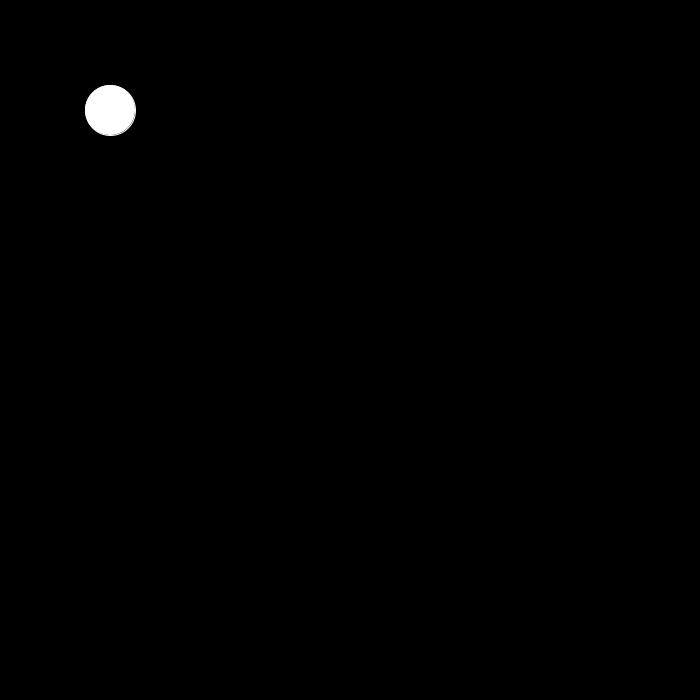
Frame 1 (no input)
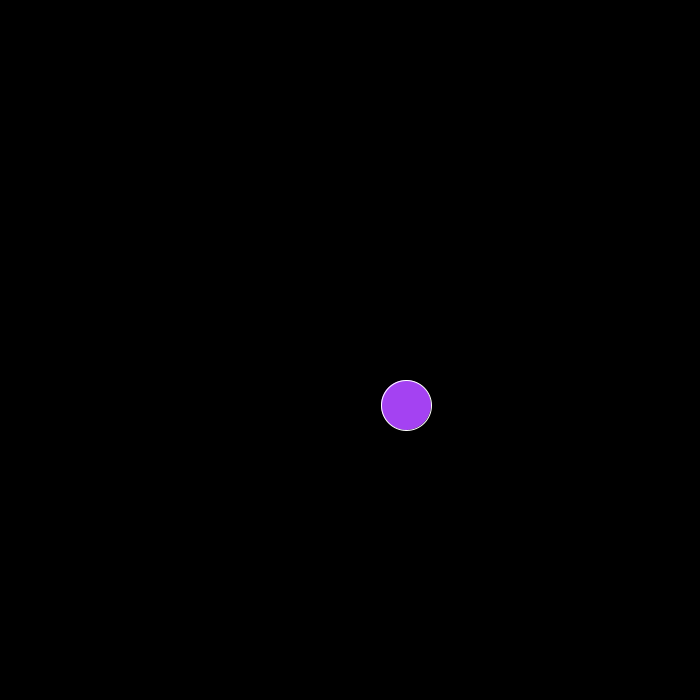
Frame 60 (the mouse pressed at the canvas centre just before this capture)
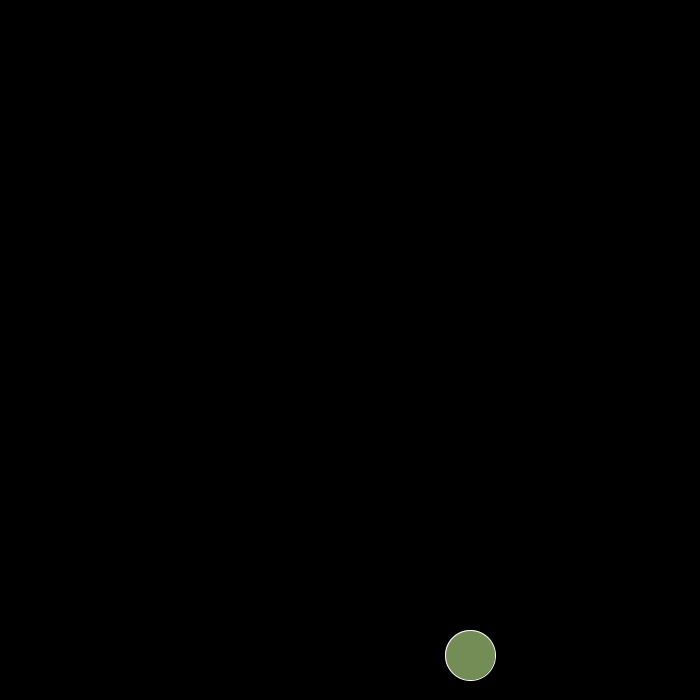
Frame 120 (the mouse held since frame 60 and released just before this capture)

The Processing sketch that drew these frames (run headless with seeded random() and noise(); from frame 60 on, the mouse is pressed at the canvas centre):

// Processing sketch: Modularity_with_Functions_7_3
// ── Modularity_with_Functions_7_3.pde
//float ballx=110;
//float bally=110;
//float xspeed=-8;
//float yspeed=5;
//float ballw=50;
//float ballh=50;
//float R=255;
//float G=255;
//float B=255;

//void setup(){
  //size(700,700);
//}

//void draw(){
  ////setting background and stroke
  //background(0);
  //stroke(255);
  //fill(R,G,B); //using a variable for each colour means I can make the colour change.
  
  ////let's make a ball
  //ellipse(ballx,bally,ballw,ballh);
  ////I want the ball to move, so I've made it's X and Y values variables so that they can change.
  
  ////I've made it so that the value of the ball's X and Y variables increase/decrease every draw animation cycle based on the value of xspeed and yspeed.
  //ballx=ballx+xspeed;
  //bally=bally+yspeed;
    
  ////making my ball bounce back and fourth
  //if(ballx+ballw/2>width||ballx-ballw/2<0){
    //xspeed=xspeed*-1;//this changes the direction of the ball without the ballx getting stuck betwen being just more than, or just less than width.
    //R=random(0,255);
    //G=random(0,255);
    //B=random(0,255);
  //}
  
  ////making my ball bounce up an down
  //if(bally+ballh/2>height||bally-ballh/2<0){
    //yspeed=yspeed*-1;
    //R=random(0,255);
    //G=random(0,255);
    //B=random(0,255);
  //}  
//}

////////////////////////////////////////////////////////This is a bouncing ball program.
//What we want to do when we look at this program is think to ourselves "What's going on here?"
//We want to break it down.

//There are 3 things going on here.
//number 1) every frame of animation we have to draw the circle on the screen.
//number 2) every frame of animation we have to advance the circle's position, we have to move it.
//number 3) every frame of animation we have to check if the circle has hit the edge of our window, and if it has, we need to turn around.

//This is our goal, we want our draw function to look like this:
//void draw(){
  //displayBall();
  //moveBall();
  //checkEdges(); ////we could have called these functions anything we wanted, this last one could be called bounce for example
//}

//There are so many advantages to our draw function looking like this:
//Our program is modular, it's in 3 parts,
//it's readable, we can kind of understand it, we don't have all this gobbly-guke all through draw, it's only 3 lines
//We can start to organise our thoughts together nicely, and we'll see in a moment that it is very easy to turn these sections of our code on and off to allow us to debug, to find problems in our program very easily.

//So, how do we do this? We need to define these functions, we need to define displayBall, moveBall, and checkEdges.

//void displayBall(){
//}

//void moveBall(){
//}

//void checkEdges(){
//}

//We've now written these 3 functions, what do we want to do with these? We want to take all the old code for displaying our circle, and put it in their respective functions.
//So let's do that, let's get the code for each task and put it in the respective function.

void displayBall(){
  stroke(255);
  fill(R,G,B); //using a variable for each colour means I can make the colour change.
  
  //let's make a ball
  ellipse(ballx,bally,ballw,ballh);
  //I want the ball to move, so I've made it's X and Y values variables so that they can change.
}

void moveBall(){
  //I've made it so that the value of the ball's X and Y variables increase/decrease every draw animation cycle based on the value of xspeed and yspeed.
  ballx=ballx+xspeed;
  bally=bally+yspeed;
}

void checkEdges(){
  //making my ball bounce back and fourth
  if(ballx+ballw/2>width||ballx-ballw/2<0){
    xspeed=xspeed*-1;//this changes the direction of the ball without the ballx getting stuck betwen being just more than, or just less than width.
    R=random(0,255);
    G=random(0,255);
    B=random(0,255);
  }
  
  //making my ball bounce up an down
  if(bally+ballh/2>height||bally-ballh/2<0){
    yspeed=yspeed*-1;
    R=random(0,255);
    G=random(0,255);
    B=random(0,255);
  }
}

//Now what?
//We can define all the functions we want, but if we don't explicitly call it somewhere in the flow of the program, nothing is going to be executed.
//So we need to call our functions somewhere in setup or draw.

float ballx=110;
float bally=110;
float xspeed=-8;
float yspeed=5;
float ballw=50;
float ballh=50;
float R=255;
float G=255;
float B=255;

void setup(){
  size(700,700);
}

void draw(){
  //setting background
  background(0);
  
  //Let's use our super useful sexy functions.
  displayBall();
  moveBall();
  checkEdges();
}

//This has a lot of advantages, for example, let's say something was going wrong in this program.
//We can now turn off different functions, to make sure they aren't causing the problem, and narrow down where the problem is.
//Then we can use the println() function to test out different parts of the problematic sections of our code.
//So in addition to making our program more modular, so it's readable, we've also defined the functional piece of our program, the conceptual pieces of our program.

//So this is step 1. We haven't made anything re-usable in our program, however we've made it modular.
//What if we wanted to have a second ball?
//We need some way of making our code re-usable.
//The way to make our code re-usable, is thorugh the use of arguments to a function.

//exercise before next video, take something you've written in Porcessing with a lot of code in setup and draw and say:
//"what are the conceptual pieces of what's happening in this program?"
//divide the program into those sections
//write a function for each one of those sections
//call those functions in setup and draw

//Learn to re-organise your thoughts, re-organise your program, and re-factor your program in a way that is a little bit easier to follow.
